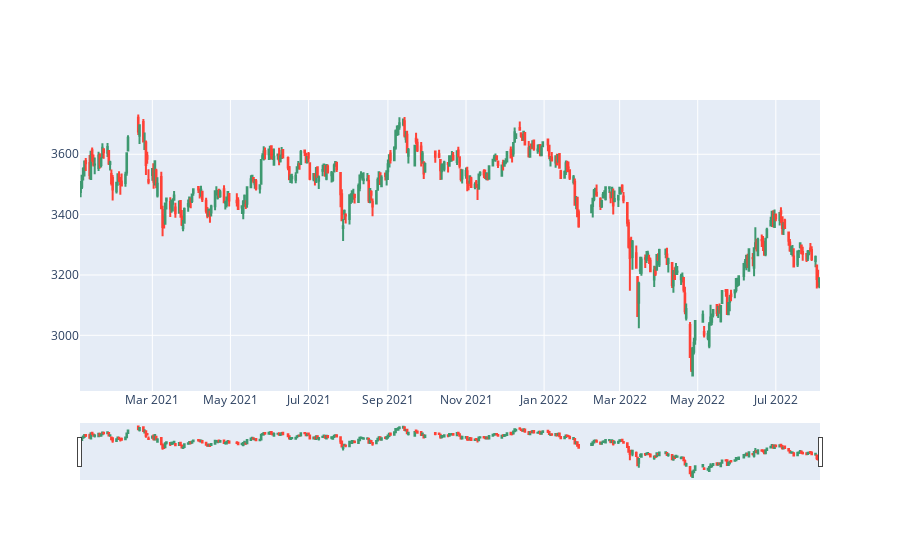

Here is the notebook cell this chart was saved with:
### Code cell
ohlc = D.features(instruments=['000001.xshg'], start_time='2021-01-01', end_time='20220819', fields=['$open', '$high', '$low', '$close'])
go.Figure(data = go.Candlestick(
    x = ohlc.index.levels[1],
    open = ohlc['$open'],
    high = ohlc['$high'],
    low = ohlc['$low'],
    close = ohlc['$close'],
))

### Figure 1 — Plotly figure (JSON) as saved in the notebook; plotly's stock layout.template omitted (floating-point values rounded to 4 significant figures; data arrays with more than 128 entries replaced by an {"elided": "..."} marker saying what was removed)
{"data": [{"close": {"elided": "385 float values"}, "high": {"elided": "385 float values"}, "low": {"elided": "385 float values"}, "open": {"elided": "385 float values"}, "type": "candlestick", "x": {"elided": "385 str values"}}], "layout": {}}
